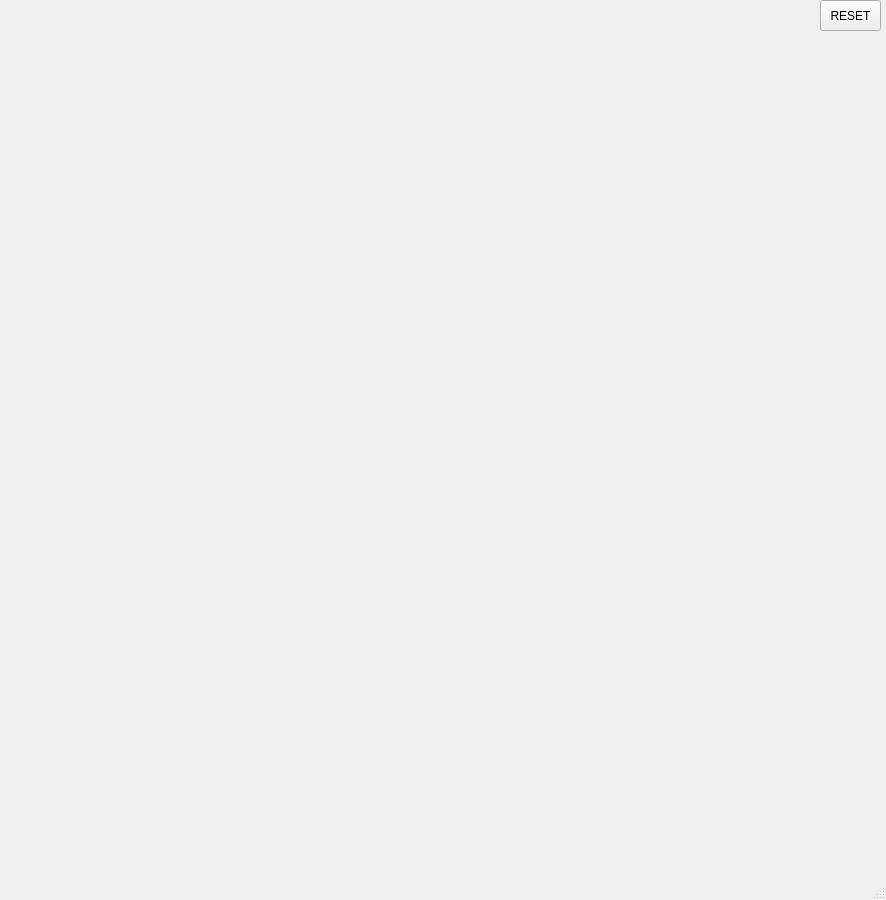
<?xml version="1.0" encoding="UTF-8"?>
<ui version="4.0">
 <class>MainWindow</class>
 <widget class="QMainWindow" name="MainWindow">
  <property name="geometry">
   <rect>
    <x>0</x>
    <y>0</y>
    <width>886</width>
    <height>900</height>
   </rect>
  </property>
  <property name="windowTitle">
   <string>MainWindow</string>
  </property>
  <widget class="QWidget" name="centralwidget">
   <widget class="QPushButton" name="pb">
    <property name="geometry">
     <rect>
      <x>820</x>
      <y>0</y>
      <width>61</width>
      <height>31</height>
     </rect>
    </property>
    <property name="toolTip">
     <string>0,0</string>
    </property>
    <property name="text">
     <string>RESET</string>
    </property>
    <property name="iconSize">
     <size>
      <width>40</width>
      <height>40</height>
     </size>
    </property>
   </widget>
  </widget>
  <widget class="QMenuBar" name="menubar">
   <property name="geometry">
    <rect>
     <x>0</x>
     <y>0</y>
     <width>886</width>
     <height>21</height>
    </rect>
   </property>
  </widget>
  <widget class="QStatusBar" name="statusbar"/>
 </widget>
 <resources/>
 <connections/>
</ui>
